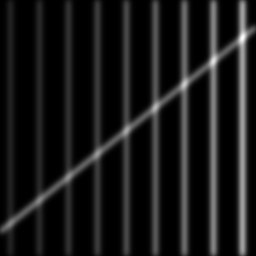
%> input picture Deblurring-Matlab/images/ridges.png, 256 x 256 px
$ octave test.m   (GNU Octave 9; MATLAB toolbox functions it lacks are replaced by stand-ins)
%> lines starting %> are read from the running program, lines starting %| are printed output that depends on the picture
### Deblurring-Matlab/P4IP.m
function [x] = P4IP(y,beta,lambda,lambda_step,shape,H,max_iter,epsilon,verbose)
%P4IP Summary of this function goes here
%   Detailed explanation goes here
u = zeros(shape);
nnn = 0.002*randn(size(y));
x = reshape(H(reshape(H(y),shape) + nnn.*(nnn>=0)),shape);
x = x;

v = x;

figure("Name","Initial guess");
imshow(x/max(max(x)));

for k= 1:max_iter
    x_prev = x;
    u_prev = u;
    v_prev = v;
    temp_x = ADMM(y(:),lambda,v_prev(:),u_prev(:),x_prev(:),H,verbose);
    x = reshape(temp_x,shape);
    v = BM3D(x + u_prev,sqrt(beta/lambda),'np',BM3DProfile.ALL_STAGES);
    u = u_prev + x - v;

    lambda = lambda*lambda_step;

    if verbose == 1 || rem(k,10) == 0
        fprintf("Iteration %d : RRMSE %f\n",k,rrmse(x_prev,x,1));
    end

    if rrmse(x_prev,x,1) < epsilon
        fprintf("Breaking due to epsilon\n");
        break
    end
end

end

### Deblurring-Matlab/FilterFunc.m
function [y] = FilterFunc(x,H,shape)
%FILTERFUNC Summary of this function goes here
%   Detailed explanation goes here
y = reshape(x,shape);
y = imfilter(y,H);
y = y(:);
end

### Deblurring-Matlab/ADMM.m
function [x_res] = ADMM(y,lambda,v,u,x_0,H,verbose)
%ADMM Summary of this function goes here
%   Detailed explanation goes here
options = [];
options.display = 'none';
options.Method = 'lbfgs';

func = @(x) OptimFunc(x,y,v,u,H,lambda);

[x_res,~,~,output] = minFunc(func,x_0,options);
if verbose == 1
    disp(output)
end
end

### Deblurring-Matlab/test.m
addpath(genpath(pwd))
clear;
clc;
close all;

filter = fspecial('gaussian',[25 25],1.6);
%filter = fspecial('average',[9 9]);
%%%%Custom filter%%%%%%%
% [7 lines of commented-out code are left out]
%%%%%%%%%%%%%%%%%%%%%%%%
peak = 1;
img = im2double(rgb2gray(imread('images/ridges.png')));
%> img: size 256x256 double; min 0, max 1, mean 0.0978
figure('Name','Original');
imshow(img);

blurred_img = imfilter(img,filter);
y = poissrnd(blurred_img*peak);
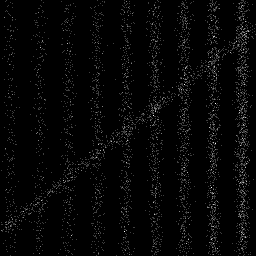
%> y: size 256x256 double; min 0, max 4, mean 0.0957; drawn with min black and max white

figure('Name','Noisy');
imshow(y/max(max(y)));

H = @(x) FilterFunc(x,filter,size(img));
beta = 0.6;
lambda = 440;
lambda_step = 1.065;
max_iter = 70;
epsilon = 1e-5;
verbose = 1;

rec = P4IP(y,beta,lambda,lambda_step,size(img),H,max_iter,epsilon,verbose);
%> in P4IP, `x = reshape(H(reshape(H(y),shape) + nnn.*(nnn>=0)),shape);`:
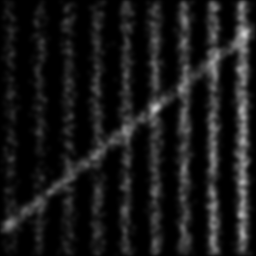
%> x: size 256x256 double; min 0.0002, max 0.806, mean 0.096
%> in P4IP, `imshow(x/max(max(x)));`:
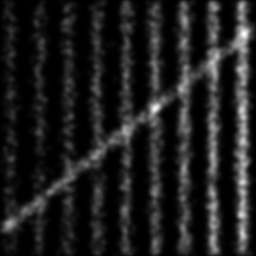
%> displayed picture: size 256x256, on the screen's scale of 0 to 255; min 0, max 255, mean 30.4
%> the run ends on the next line

$ run again, with Deblurring-Matlab/images/curve-noisy.png copied over Deblurring-Matlab/images/ridges.png
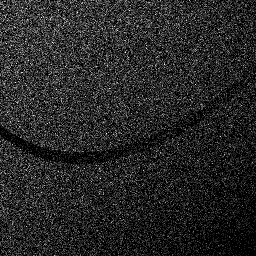
%> input picture Deblurring-Matlab/images/curve-noisy.png, 256 x 256 px
%> in P4IP, `x = reshape(H(reshape(H(y),shape) + nnn.*(nnn>=0)),shape);`:
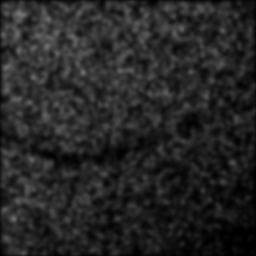
%> x: size 256x256 double; min 0.000538, max 0.461, mean 0.15
%> in P4IP, `imshow(x/max(max(x)));`:
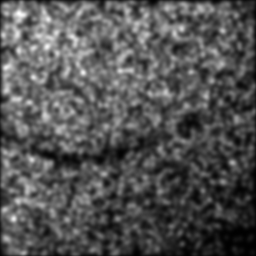
%> displayed picture: size 256x256, on the screen's scale of 0 to 255; min 0, max 255, mean 82.8
